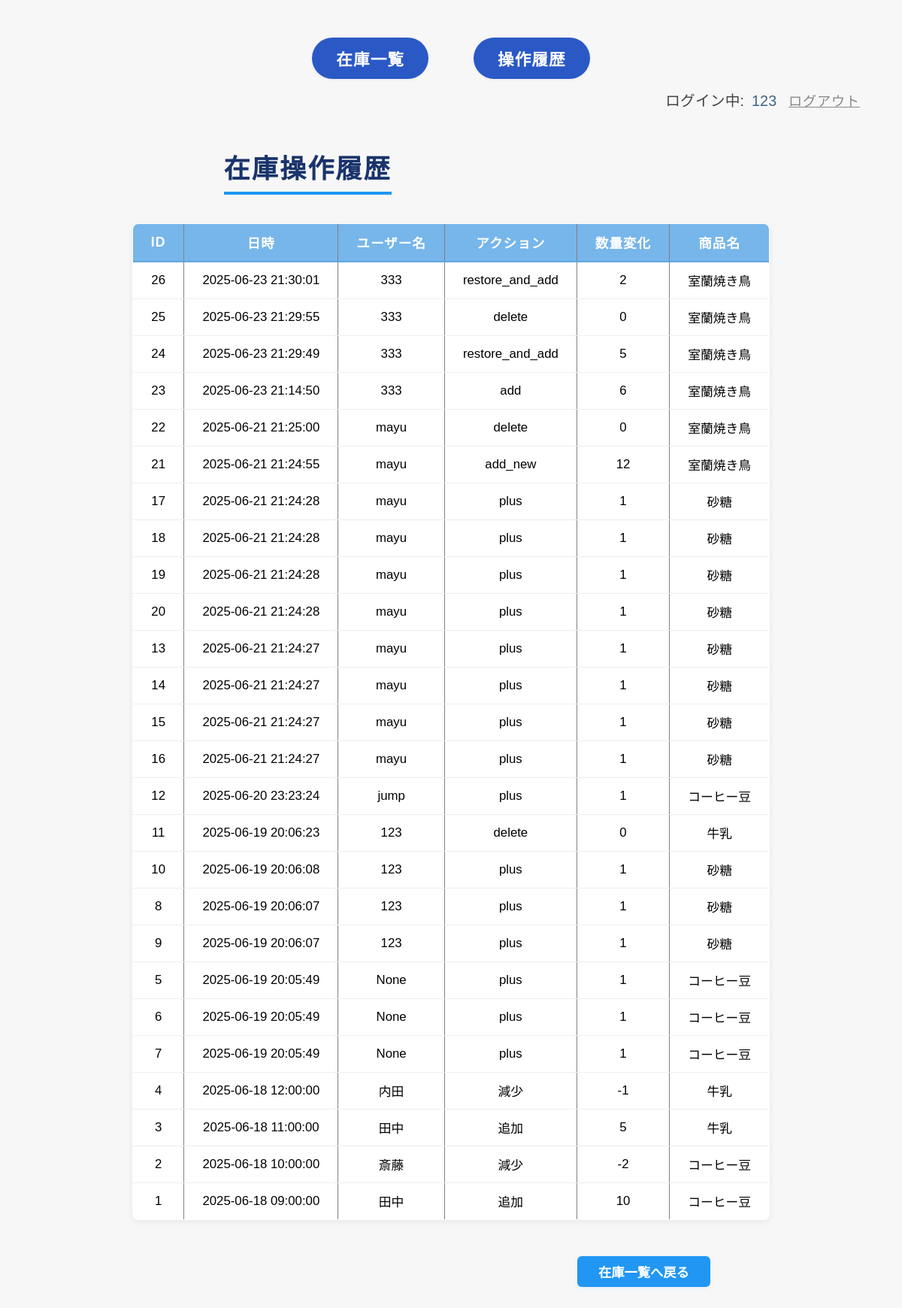
The page /logs (signed in) on the database its author committed.
### tables this page shows
CREATE TABLE "log_inventory" (
	"id"	INTEGER,
	"item_id"	INTEGER,
	"quantity_change"	INTEGER,
	"action"	TEXT,
	"user_id"	INTEGER,
	"time_log"	TEXT,
	PRIMARY KEY("id" AUTOINCREMENT)
);

CREATE TABLE "users" (
	"id"	INTEGER,
	"name"	TEXT,
	"role"	TEXT, password TEXT,
	PRIMARY KEY("id" AUTOINCREMENT)
);

CREATE TABLE "items" (
	"id"	INTEGER,
	"name"	TEXT,
	"delete_flag"	INTEGER DEFAULT 0,
	PRIMARY KEY("id" AUTOINCREMENT)
);

### app.py (the view)
@app.route('/logs')
def show_log():
    if not is_logged_in():
        return redirect(url_for('login'))
    conn = sqlite3.connect('inventory.db')
    cursor = conn.cursor()
    cursor.execute('''
        SELECT
            log_inventory.id,
            log_inventory.time_log,
            users.name as user_name,
            log_inventory.action,
            log_inventory.quantity_change,
            items.name as item_name
        FROM log_inventory
        LEFT JOIN users ON log_inventory.user_id = users.id
        LEFT JOIN items ON log_inventory.item_id = items.id
        ORDER BY log_inventory.time_log DESC
        LIMIT 100
    ''')
    logs = cursor.fetchall()
    conn.close()
    log_list = []
    for row in logs:
        log_list.append({
            'id': row[0],
            'time_log': row[1],
            'user_name': row[2],
            'action': row[3],
            'quantity_change': row[4],
            'item_name': row[5],
        })
    return render_template('logs.html', log_list=log_list)

### app.py (called while the page is built)
def is_logged_in():
    return 'user_id' in session

### templates/logs.html
{% extends "base.html" %}
{% block content %}
    <h1  style="margin-left: 23%;">在庫操作履歴</h1>
    <table border="1">
        <tr>
            <th>ID</th>
            <th>日時</th>
            <th>ユーザー名</th>
            <th>アクション</th>
            <th>数量変化</th>
            <th>商品名</th>
        </tr>
        {% for log in log_list %}
        <tr>
            <td>{{ log.id }}</td>
            <td>{{ log.time_log }}</td>
            <td>{{ log.user_name }}</td>
            <td>{{ log.action }}</td>
            <td>{{ log.quantity_change }}</td>
            <td>{{ log.item_name }}</td>
        </tr>
        {% endfor %}
    </table>
    <br>
    <a href="{{ url_for('index') }}" class="add-btn" style="margin-left: 65%;">在庫一覧へ戻る</a>
{% endblock %}

### static/style.css (style rules this page uses)
body { font-family: "Yu Gothic", "Meiryo", sans-serif; background: #f7f7f7; margin: 40px; }
h1 { color: #3a3a3a; margin-bottom: 24px; letter-spacing: 2px; }
table { border-collapse: collapse; background: #fff; min-width: 360px; margin: 0 auto; box-shadow: 0 2px 8px rgba(0,0,0,0.07); border-radius: 8px; overflow: hidden; }
th, td { padding: 12px 24px; text-align: center; }
th { background: #77b6ea; color: #fff; font-size: 1.1em; letter-spacing: 1px; border-bottom: 2px solid #5fa6dd; }
td { border-bottom: 1px solid #eee; font-size: 1.05em; }
tr:last-child td { border-bottom: none; }
.add-btn { display: inline-block; margin-bottom: 18px; padding: 8px 28px; background: #2196f3; color: #fff; border-radius: 6px; text-decoration: none; font-size: 1.08em; font-weight: bold; box-shadow: 0 2px 6px rgba(33,150,243,0.08); border: none; transition: background 0.15s, box-shadow 0.15s; }
h1 { color: #19336b; font-size: 2.2em; font-weight: bold; padding-bottom: 8px; border-bottom: 4px solid #2196f3; text-align: center; display: inline-block; margin: 46px 0 38px 0; padding-bottom: 8px; border-bottom: 4px solid #2196f3; }
table { margin: 0 auto 30px auto; }

### rows shown on the page
log_inventory: id "26", time_log "2025-06-23 21:30:01", user_name "333", action "restore_and_add", quantity_change "2", item_name "室蘭焼き鳥"
log_inventory: id "25", time_log "2025-06-23 21:29:55", user_name "333", action "delete", quantity_change "0", item_name "室蘭焼き鳥"
log_inventory: id "24", time_log "2025-06-23 21:29:49", user_name "333", action "restore_and_add", quantity_change "5", item_name "室蘭焼き鳥"
log_inventory: id "23", time_log "2025-06-23 21:14:50", user_name "333", action "add", quantity_change "6", item_name "室蘭焼き鳥"
log_inventory: id "22", time_log "2025-06-21 21:25:00", user_name "mayu", action "delete", quantity_change "0", item_name "室蘭焼き鳥"
log_inventory: id "21", time_log "2025-06-21 21:24:55", user_name "mayu", action "add_new", quantity_change "12", item_name "室蘭焼き鳥"
log_inventory: id "17", time_log "2025-06-21 21:24:28", user_name "mayu", action "plus", quantity_change "1", item_name "砂糖"
log_inventory: id "18", time_log "2025-06-21 21:24:28", user_name "mayu", action "plus", quantity_change "1", item_name "砂糖"
log_inventory: id "19", time_log "2025-06-21 21:24:28", user_name "mayu", action "plus", quantity_change "1", item_name "砂糖"
log_inventory: id "20", time_log "2025-06-21 21:24:28", user_name "mayu", action "plus", quantity_change "1", item_name "砂糖"
log_inventory: id "13", time_log "2025-06-21 21:24:27", user_name "mayu", action "plus", quantity_change "1", item_name "砂糖"
log_inventory: id "14", time_log "2025-06-21 21:24:27", user_name "mayu", action "plus", quantity_change "1", item_name "砂糖"
log_inventory: id "15", time_log "2025-06-21 21:24:27", user_name "mayu", action "plus", quantity_change "1", item_name "砂糖"
log_inventory: id "16", time_log "2025-06-21 21:24:27", user_name "mayu", action "plus", quantity_change "1", item_name "砂糖"
log_inventory: id "12", time_log "2025-06-20 23:23:24", user_name "jump", action "plus", quantity_change "1", item_name "コーヒー豆"
log_inventory: id "11", time_log "2025-06-19 20:06:23", user_name "123", action "delete", quantity_change "0", item_name "牛乳"
log_inventory: id "10", time_log "2025-06-19 20:06:08", user_name "123", action "plus", quantity_change "1", item_name "砂糖"
log_inventory: id "8", time_log "2025-06-19 20:06:07", user_name "123", action "plus", quantity_change "1", item_name "砂糖"
log_inventory: id "9", time_log "2025-06-19 20:06:07", user_name "123", action "plus", quantity_change "1", item_name "砂糖"
log_inventory: id "5", time_log "2025-06-19 20:05:49", user_name "None", action "plus", quantity_change "1", item_name "コーヒー豆"
log_inventory: id "6", time_log "2025-06-19 20:05:49", user_name "None", action "plus", quantity_change "1", item_name "コーヒー豆"
log_inventory: id "7", time_log "2025-06-19 20:05:49", user_name "None", action "plus", quantity_change "1", item_name "コーヒー豆"
log_inventory: id "4", time_log "2025-06-18 12:00:00", user_name "内田", action "減少", quantity_change "-1", item_name "牛乳"
log_inventory: id "3", time_log "2025-06-18 11:00:00", user_name "田中", action "追加", quantity_change "5", item_name "牛乳"
log_inventory: id "2", time_log "2025-06-18 10:00:00", user_name "斎藤", action "減少", quantity_change "-2", item_name "コーヒー豆"
log_inventory: id "1", time_log "2025-06-18 09:00:00", user_name "田中", action "追加", quantity_change "10", item_name "コーヒー豆"

### other values the page prints
{{ session['user_name'] }} "123"
